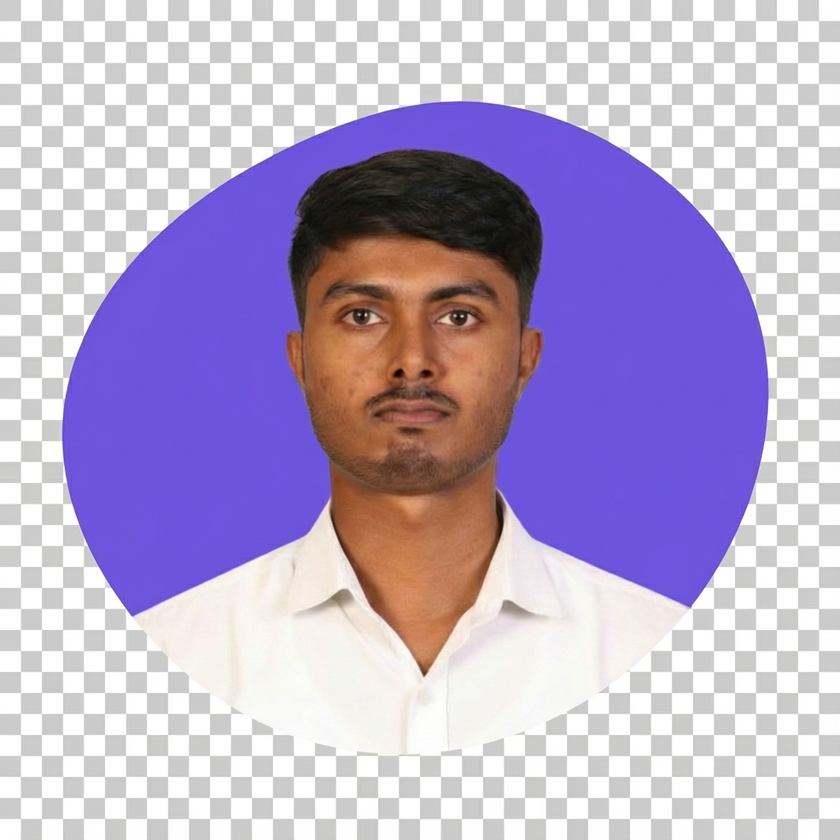
#> input picture assets/profile-blob.png, 840 x 840 px, shrunk from 1024 x 1024 before the run
$ python clean_image.py
#> lines starting #> are read from the running program, lines starting #| are printed output that depends on the picture
from PIL import Image
import sys

def remove_background():
    try:
        # Load the image
        img_path = 'assets/profile-blob.png'
        print(f"Loading {img_path}...")
        img = Image.open(img_path).convert("RGBA")
        datas = img.load()
        width, height = img.size
#> width = 840; height = 840

        # We will use a flood fill algorithm from the corners to remove the background
        # The background is a checkerboard, so it consists of two distinct colors usually.
        # But since it's a generated image, there might be compression artifacts.
        # We'll assume the blob is centered and the corners are definitely background.

        # Set of visited pixels
        visited = set()
        stack = [(0, 0), (width-1, 0), (0, height-1), (width-1, height-1)]
#> stack = [(0, 0), (839, 0), (0, 839), (839, 839)]

        # Get background colors samples from corners
        bg_samples = []
        for x, y in stack:
            bg_samples.append(datas[x, y])
#> after the loop, bg_samples = [(206, 206, 206, 255), (254, 254, 254, 255), (254, 254, 254, 255), (201, 201, 201, 255)]

        print(f"Background samples: {bg_samples}")
#| Background samples: [(206, 206, 206, 255), (254, 254, 254, 255), (254, 254, 254, 255), (201, 201, 201, 255)]

        # Threshold for color similarity (to handle compression artifacts)
        threshold = 30

        def is_bg_color(r, g, b, a):
            # Check if this pixel is similar to any of our start corner pixels
            # The checkerboard is usually white (255,255,255) and gray (200-220ish)
            # But the purple blob is very different.

            # Simple heuristic: The blob is PURPLE. The background is GRAY/WHITE.
            # Purple has high Blue and Red, low Green. Gray/White has R~=G~=B.

            # If R, G, B are close to each other, it's likely gray/white.
            if abs(r - g) < threshold and abs(g - b) < threshold and abs(r - b) < threshold:
                return True
            return False

        while stack:
            x, y = stack.pop()

            if (x, y) in visited:
                continue

            visited.add((x, y))

            if not (0 <= x < width and 0 <= y < height):
                continue

            r, g, b, a = datas[x, y]

            # If it's already transparent, we might still need to traverse
            if a == 0:
                pass
            elif is_bg_color(r, g, b, a):
                # Make transparent
                datas[x, y] = (0, 0, 0, 0)
            else:
                # It's not background (hit the blob), stop traversing this path
                continue

            # Add neighbors
            neighbors = [(x+1, y), (x-1, y), (x, y+1), (x, y-1)]
            for nx, ny in neighbors:
                if 0 <= nx < width and 0 <= ny < height and (nx, ny) not in visited:
                    stack.append((nx, ny))
#> this loop made 844898 passes
#> (r, g, b) on passes 1 to 3: (201, 201, 201), (202, 202, 202), (201, 201, 201)
#> after the loop, stack = []; visited = 425111 items

        output_path = 'assets/profile-clean.png'
        img.save(output_path)
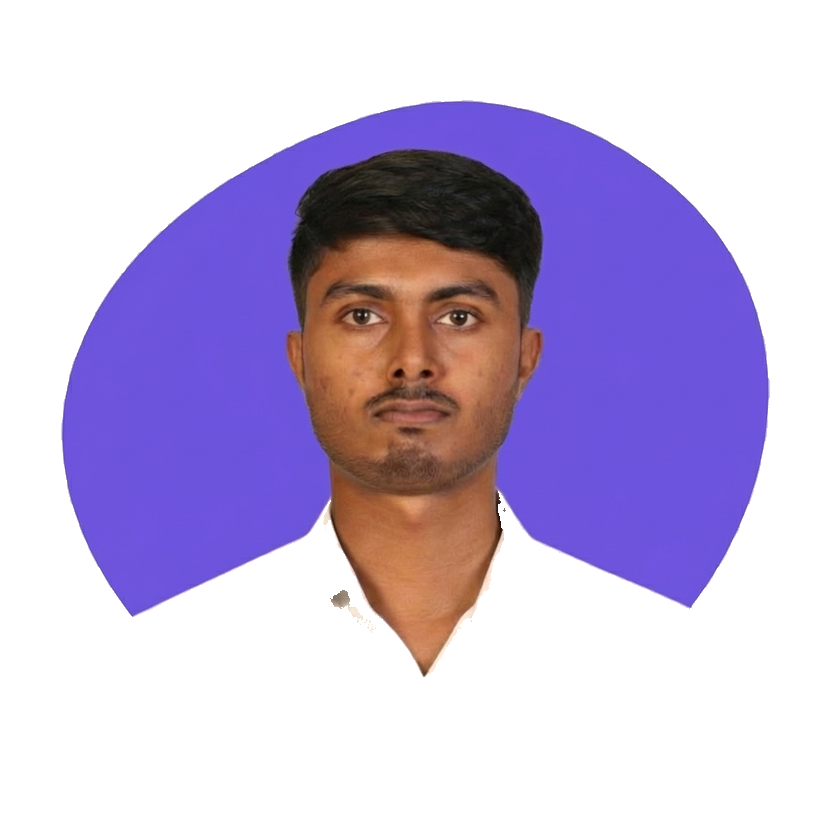
#> saved as profile-clean.png: PIL image 840x840 RGBA; mean R, G, B, A 46.9, 34.3, 66.7, 102.2; transparent parts drawn white
        print(f"Saved cleaned image to {output_path}")

    except Exception as e:
        print(f"Error: {e}")

if __name__ == "__main__":
    remove_background()

$ run again, with assets/project-blog.png copied over assets/profile-blob.png
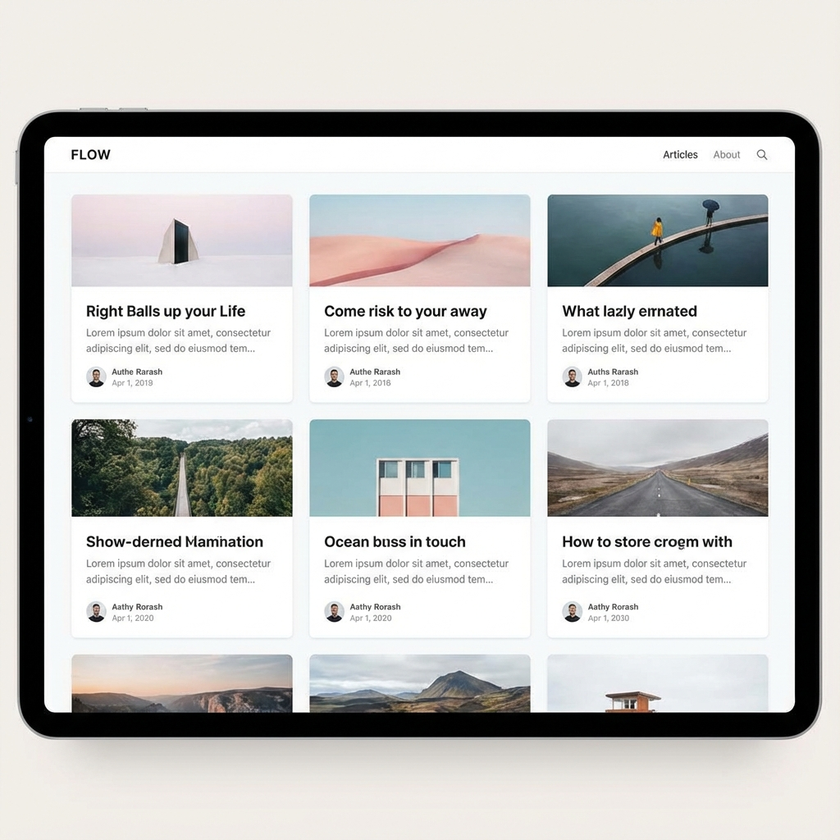
#> input picture assets/project-blog.png, 840 x 840 px, shrunk from 1024 x 1024 before the run
#> after the loop in remove_background, `for x, y in stack:`: bg_samples = [(239, 238, 233, 255), (242, 239, 232, 255), (240, 237, 230, 255), (238, 235, 228, 255)]
#| Background samples: [(239, 238, 233, 255), (242, 239, 232, 255), (240, 237, 230, 255), (238, 235, 228, 255)]
#> the loop in remove_background, `while stack:` made 1301189 passes
#> (r, g, b) on passes 1 to 3: (238, 235, 228), (240, 236, 228), (239, 235, 225)
#> after the loop in remove_background, `while stack:`: stack = []; visited = 656387 items
#> in remove_background, `img.save(output_path)`:
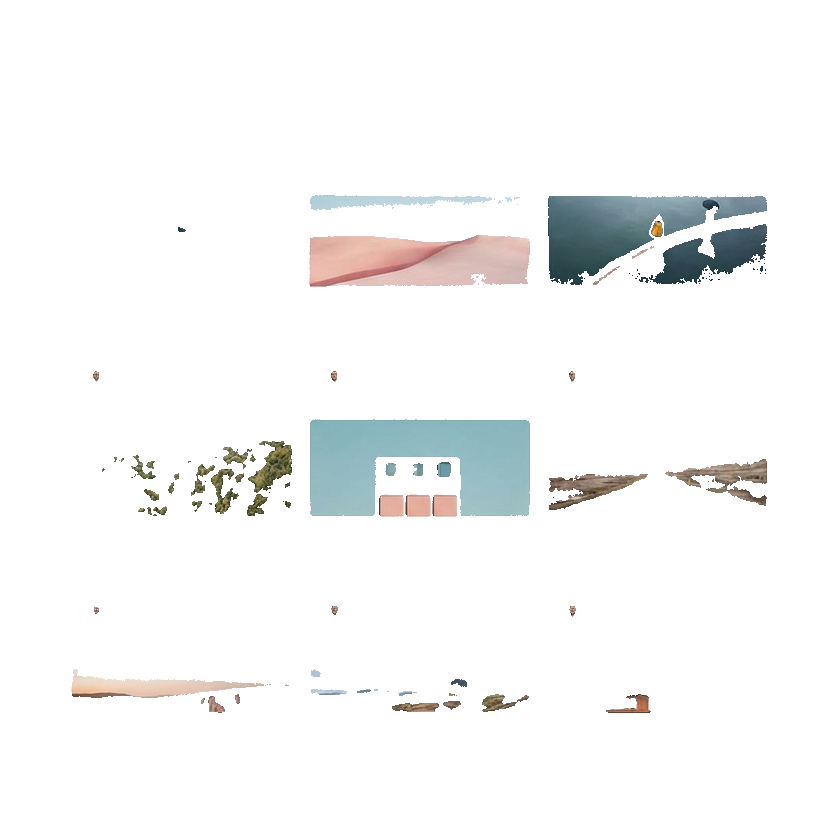
#> saved as profile-clean.png: PIL image 840x840 RGBA; mean R, G, B, A 11.5, 12, 11.9, 20.1; transparent parts drawn white
